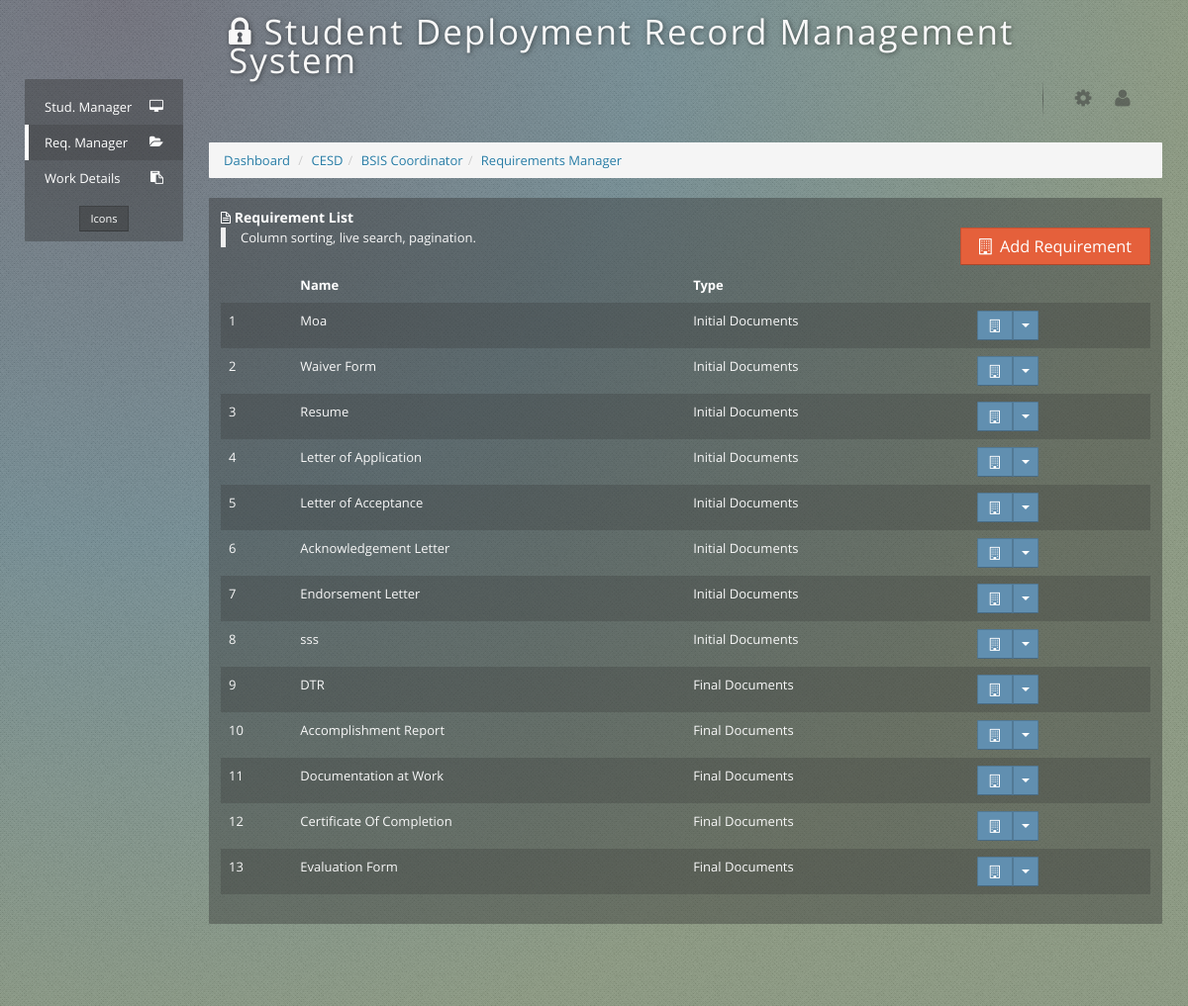
/requirement-manager.php (signed in), run on the app's committed database.
### tables this page shows
CREATE TABLE IF NOT EXISTS `settings` (
  `id` int(5) unsigned zerofill NOT NULL AUTO_INCREMENT,
  `title` varchar(200) NOT NULL,
  `year` varchar(10) NOT NULL,
  PRIMARY KEY (`id`)
);

CREATE TABLE IF NOT EXISTS `department` (
  `department_id` int(5) unsigned zerofill NOT NULL AUTO_INCREMENT,
  `name` varchar(100) NOT NULL,
  `label` varchar(32) NOT NULL,
  PRIMARY KEY (`department_id`)
);

CREATE TABLE IF NOT EXISTS `checklist` (
  `checklist_id` int(5) unsigned zerofill NOT NULL AUTO_INCREMENT,
  `name` varchar(50) NOT NULL,
  `type` tinyint(1) NOT NULL,
  `department_id` int(5) unsigned zerofill NOT NULL,
  PRIMARY KEY (`checklist_id`),
  KEY `department_id` (`department_id`)
);

### inc/functions.php (called while the page is built, shortened)
<?php
function getSettings(){
	$result=mysql_query("select * from settings");
	$row=mysql_fetch_assoc($result);
	return $row;
}
function getPersonData($id,$who){
if($who):
$result = mysql_query("SELECT *,concat(`fname`,' ',`mname`,' ',`lname`) as name FROM `coordinator` where `coordinator_id` = '$id' ") or die(mysql_error());
else:
$result = mysql_query("SELECT *,concat(`fname`,' ',`mname`,' ',`lname`) as name FROM `student` where `student_id` = '$id' ") or die(mysql_error());
endif;
  $row = mysql_fetch_assoc($result);
  return $row;
}
function getDepartment($department_id){
	$result = mysql_query("SELECT * FROM `department` where `department_id` = '$department_id' ") or die(mysql_error());
  $row = mysql_fetch_assoc($result);
  return $row;
}
$set=getSettings();
?>

### requirement-manager.php (the view, shortened to what this page needs)
<?php
require_once("inc/functions.php");
$id = $_SESSION['coordinator'];
$me = getPersonData($id,1);
$course = $_SESSION['course'];
$dept = getDepartment($me['department_id']);
$department_id = $dept['department_id'];
	?>
<!DOCTYPE html>
<html>
<head>
    <link href="css/application.min.css" rel="stylesheet" />
</head>
<body class="background-dark">
<nav id="sidebar" class="sidebar nav-collapse collapse">
    <ul id="side-nav" class="side-nav">
		  <li>
            <a href="./" ><i class="icon-desktop"></i> <span class="name">Stud. Manager</span></a>
        </li>
        <li class="active">
            <a href="requirement-manager.php"><i class="icon-folder-open"></i> <span class="name">Req. Manager</span></a>
        </li>
        <li>
            <a href="work-manager.php"><i class="icon-paste"></i> <span class="name">Work Details</span></a>
        </li>
</ul>
    <div id="sidebar-settings" class="settings">
    </div>
</nav>
<div class="wrap">
     <header class="page-header">
        <div class="navbar">
            <div class="navbar-inner">
                <div class="container-fluid">
            <p class="pull-left testes"><i class="icon-lock icon32"></i> <?=$set['title']; ?></p>
                <ul class="nav pull-right">
                    <li class="hidden-phone">
                        <a href="#" id="settings" title="Settings" data-toggle="popover" data-placement="bottom">
                            <i class="icon-cog"></i>
                        </a>
                    </li>
                    <li class="hidden-phone dropdown">
                        <a href="#" title="Account" id="account" class="dropdown-toggle" data-toggle="dropdown">
                            <i class="icon-user"></i>
                        </a>
                    </li>
                </ul>
              </div>
            </div>
        </div>
    </header>
    <div class="content container-fluid">
        <div class="row-fluid">
            <div class="span12">
			<ul class="breadcrumb">
                    <li>
                        <a href="./" class="style2 style1">Dashboard</a> <span class="divider">/</span>                    </li>
<li>
                        <a href="#" class="style2 style1"><?=$dept['label']; ?></a><span class="divider">/</span>                    </li>
<li>
                        <a href="#" class="style2 style1"><?=$course['clabel']; ?> Coordinator</a><span class="divider">/</span>                    </li>
<li>
                        <a href="#" class="style2 style1">Requirements Manager</a>                    </li>
              </ul>
            </div>
        </div>
        <div class="row-fluid">
            <div class="span12">
                 <section class="widget">
                    <header>
                        <h4>
                            <i class="icon-file-alt"></i>
                            Requirement List
                        </h4> <div class="pull-right"><button class="btn btn-danger btn-large" id="add"><i class=" icon-building" > </i> &nbsp;Add Requirement</button></div>
						   <blockquote>
                            Column sorting, live search, pagination.
                        </blockquote>
                    </header>
                    <div class="body">
                        <table id="datatable-table" class="table table-striped">
                            <thead>
                            <tr>
                                <th class="no-sort">&nbsp;</th>
                                <th>Name</th>
                                <th>Type</th>
                                <th class="no-sort">&nbsp;</th>
                            </tr>
                            </thead>
                            <tbody>
                           <?php
						   $y=1;
						   $result = mysql_query("select * from checklist where `department_id` = '$department_id'  order by `type` desc") or die(mysql_error());
						   while($row=mysql_fetch_array($result)):
						 extract($row);
						  ?>
						  <tr><td><?=$y; ?></td><td><?=$name; ?></td><td><?=($type)?"Initial Documents":"Final Documents"; ?></td>
						  <td><div class="btn-group">
                                  <a class="btn btn-primary" href="#"><i class="icon-building icon-white"></i></a>
                                  <a class="btn btn-primary dropdown-toggle" data-toggle="dropdown" href="#"><span class="caret"></span></a>
                                </div></td></tr>
                          <?php
						  $y++;
						  endwhile;
						  ?>
						  </tbody>
                        </table>
                    </div>
                </section>
            </div>
        </div>
    </div>
</div>
</body>
</html>

### requirement-manager.php (style rules this page uses)
.testes { letter-spacing:2px; text-shadow:1px 1px 5px rgba(0, 0, 0, 0.5); font-size: 35px; }
.style1 { color: #267BA4 }

### data on the page
settings: title "Student Deployment Record Management System"
department: label "CESD"
checklist: name "Moa", type "Initial Documents"
checklist: name "Waiver Form", type "Initial Documents"
checklist: name "Resume", type "Initial Documents"
checklist: name "Letter of Application", type "Initial Documents"
checklist: name "Letter of Acceptance", type "Initial Documents"
checklist: name "Acknowledgement Letter", type "Initial Documents"
checklist: name "Endorsement Letter", type "Initial Documents"
checklist: name "sss", type "Initial Documents"
checklist: name "DTR", type "Final Documents"
checklist: name "Accomplishment Report", type "Final Documents"
checklist: name "Documentation at Work", type "Final Documents"
checklist: name "Certificate Of Completion", type "Final Documents"
checklist: name "Evaluation Form", type "Final Documents"

### other printed values
$course['clabel'] "BSIS"
